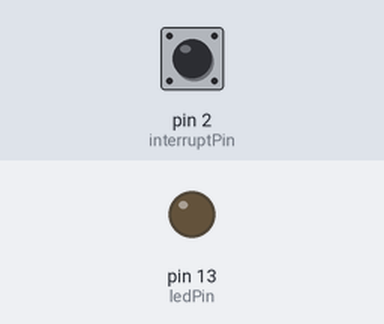
The sketch below on a simulated Arduino Uno, built with avr-gcc and run on an emulated ATmega328P. On the bench: output pins drawn as LEDs (lit = HIGH). Inputs (shaded band) come from the test bench; at power-on: pin 2 (interruptPin) HIGH.

Above: at 1.2 s.
1.3 s: pin 2 (interruptPin) pulled LOW for 0.15 s
At 1.37 s:
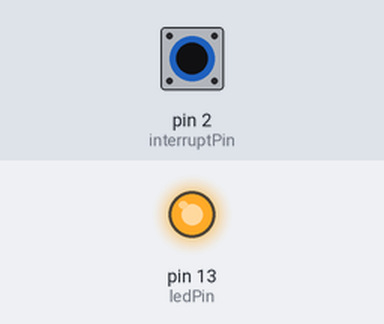
2.9 s: pin 2 (interruptPin) pulled LOW for 3.2 s
At 6.8 s:
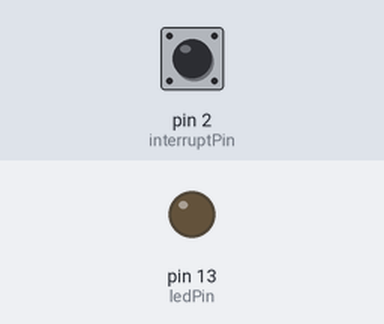
Timing chart, 0 to 8.3 s (numbered marks = the images above; inputs shaded):
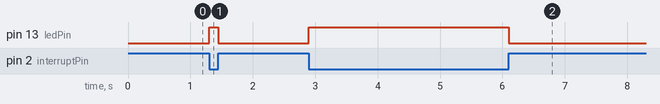

Measured:
- after the input at 1.3 s, pin 13 (ledPin): LOW → HIGH at once, → LOW 0.15 s later
- after the input at 2.9 s, pin 13 (ledPin): LOW → HIGH at once, → LOW 3.2 s later

The sketch:

CURSO_INTERRUPT_TEST.ino
```cpp
/*
 * modos:
LOW to trigger the interrupt whenever the pin is low,
CHANGE to trigger the interrupt whenever the pin changes value
RISING to trigger when the pin goes from low to high,
FALLING for when the pin goes from high to low.
 */

const byte ledPin = 13;
const byte interruptPin = 2;
volatile byte state = LOW;

void setup() {
  pinMode(ledPin, OUTPUT);
  pinMode(interruptPin, INPUT_PULLUP);
  attachInterrupt(digitalPinToInterrupt(interruptPin), blink, CHANGE);
}

void loop() {
  digitalWrite(ledPin, state);
}

void blink() {
  state = !state;
}
```
